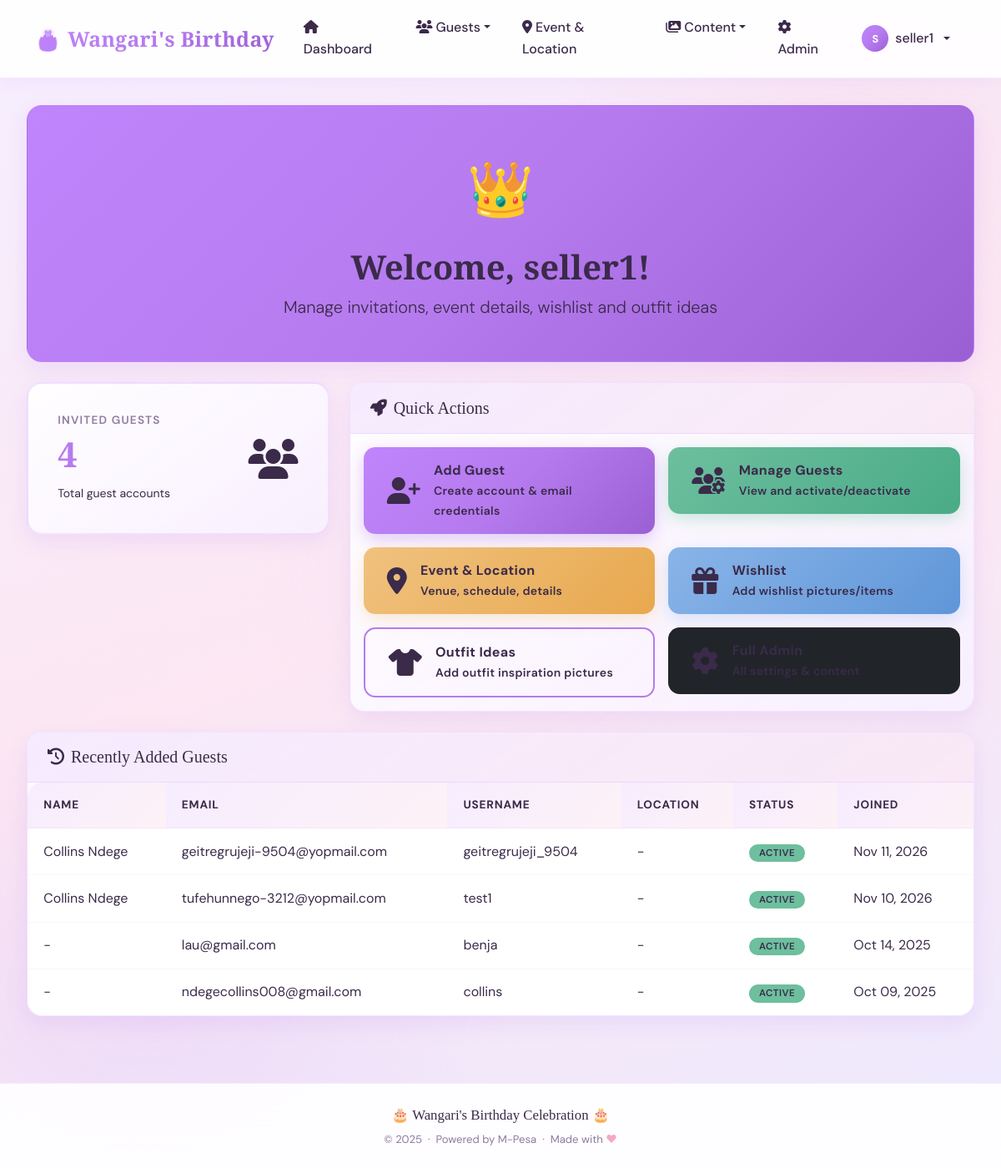
The app's page /accounts/dashboard/ (signed in) with its own data.
### apps/accounts/models.py (models this page shows, shortened)
class User(AbstractUser):
    ROLE_CHOICES = [
        ('SELLER', 'Admin/Organiser'),
        ('BUYER', 'Guest'),
    ]
    phone_number = models.CharField(max_length=15, unique=True, null=True, blank=True)
    role = models.CharField(max_length=10, choices=ROLE_CHOICES, default='BUYER')
    created_by = models.ForeignKey('self', on_delete=models.CASCADE, null=True, blank=True, related_name='created_buyers')
    real_name = models.CharField(max_length=150, blank=True, default='')
    email_verified = models.BooleanField(default=False)
    location = models.CharField(max_length=255, blank=True, default='')
    must_change_password = models.BooleanField(default=False)
    objects = UserManager()
    def is_seller(self):
        return self.role == 'SELLER'

### apps/accounts/views.py (the view, shortened to what this page needs)
# urls.py: path('dashboard/', views.dashboard, name='dashboard'),
@login_required
def dashboard(request):
    user = request.user
    if getattr(user, 'must_change_password', False) and user.is_buyer():
        return redirect('accounts:force_password_change')
    if user.is_seller():
        total_guests = User.objects.filter(role='BUYER').count()
        recent_guests = User.objects.filter(role='BUYER').order_by('-date_joined')[:10]
        return render(request, 'accounts/seller_dashboard.html', {
            'total_guests': total_guests,
            'recent_guests': recent_guests,
        })

### templates/accounts/seller_dashboard.html (shortened to what this page needs)
{% extends 'base.html' %}
{% block content %}
<div class="row mb-4">
  <div class="col-12">
    <div class="card" style="background: var(--grad-primary);">
      <div class="card-body text-center py-5">
        <span style="font-size:4rem;">👑</span>
        <h1 class="display-6 fw-bold mt-3 mb-2" style="color:#fff; font-family:'Playfair Display',serif;">Welcome, {{ user.real_name|default:user.username }}!</h1>
        <p class="lead mb-0" style="color:rgba(255,255,255,0.85);">Manage invitations, event details, wishlist and outfit ideas</p>
      </div>
    </div>
  </div>
</div>
<div class="row g-4 mb-4">
  <div class="col-md-4">
    <div class="card stats-card"><div class="card-body"><div class="d-flex justify-content-between align-items-center">
      <div><h6 class="card-title">Invited Guests</h6><h3>{{ total_guests|default:"0" }}</h3><small style="color:var(--text-muted);">Total guest accounts</small></div>
      <i class="fas fa-users fa-3x" style="color:var(--primary-light);"></i>
    </div></div></div>
  </div>
  <div class="col-md-8">
    <div class="card h-100">
      <div class="card-header"><h5 class="mb-0"><i class="fas fa-rocket me-2" style="color:var(--primary);"></i>Quick Actions</h5></div>
      <div class="card-body">
        <div class="row g-3">
          <div class="col-md-6"><a href="{% url 'accounts:register_buyer' %}" class="btn btn-primary w-100 py-3 text-start"><div class="d-flex align-items-center"><i class="fas fa-user-plus fa-2x me-3"></i><div><div class="fw-bold">Add Guest</div><small style="color:rgba(255,255,255,0.8);">Create account & email credentials</small></div></div></a></div>
          <div class="col-md-6"><a href="{% url 'accounts:manage_buyers' %}" class="btn btn-success w-100 py-3 text-start"><div class="d-flex align-items-center"><i class="fas fa-users-cog fa-2x me-3"></i><div><div class="fw-bold">Manage Guests</div><small style="color:rgba(255,255,255,0.8);">View and activate/deactivate</small></div></div></a></div>
          <div class="col-md-6"><a href="/admin/products/event/" class="btn btn-warning w-100 py-3 text-start"><div class="d-flex align-items-center"><i class="fas fa-map-marker-alt fa-2x me-3"></i><div><div class="fw-bold">Event & Location</div><small style="color:rgba(59,42,74,0.7);">Venue, schedule, details</small></div></div></a></div>
          <div class="col-md-6"><a href="/admin/products/wishlistitem/" class="btn btn-info w-100 py-3 text-start"><div class="d-flex align-items-center"><i class="fas fa-gift fa-2x me-3"></i><div><div class="fw-bold">Wishlist</div><small style="color:rgba(255,255,255,0.8);">Add wishlist pictures/items</small></div></div></a></div>
          <div class="col-md-6"><a href="/admin/products/outfitidea/" class="btn btn-outline-primary w-100 py-3 text-start"><div class="d-flex align-items-center"><i class="fas fa-tshirt fa-2x me-3"></i><div><div class="fw-bold">Outfit Ideas</div><small style="color:var(--text-muted);">Add outfit inspiration pictures</small></div></div></a></div>
          <div class="col-md-6"><a href="/admin/" class="btn btn-dark w-100 py-3 text-start"><div class="d-flex align-items-center"><i class="fas fa-cog fa-2x me-3"></i><div><div class="fw-bold">Full Admin</div><small style="color:rgba(255,255,255,0.8);">All settings & content</small></div></div></a></div>
        </div>
      </div>
    </div>
  </div>
</div>
{% if recent_guests %}
<div class="row">
  <div class="col-12">
    <div class="card">
      <div class="card-header"><h5 class="mb-0"><i class="fas fa-history me-2"></i>Recently Added Guests</h5></div>
      <div class="card-body p-0">
        <div class="table-responsive">
          <table class="table table-hover mb-0">
            <thead><tr><th>Name</th><th>Email</th><th>Username</th><th>Location</th><th>Status</th><th>Joined</th></tr></thead>
            <tbody>
              {% for g in recent_guests %}
              <tr>
                <td>{{ g.real_name|default:"-" }}</td>
                <td>{{ g.email }}</td>
                <td>{{ g.username }}</td>
                <td>{{ g.location|default:"-" }}</td>
                <td>{% if g.is_active %}<span class="badge bg-success">Active</span>{% else %}<span class="badge bg-danger">Inactive</span>{% endif %}</td>
                <td>{{ g.date_joined|date:"M d, Y" }}</td>
              </tr>
              {% endfor %}
            </tbody>
          </table>
        </div>
      </div>
    </div>
  </div>
</div>
{% endif %}
{% endblock %}

### templates/base.html (shortened to what this page needs)
<!DOCTYPE html>
<html lang="en">
<head>
    <link href="https://cdn.jsdelivr.net/npm/bootstrap@5.3.0/dist/css/bootstrap.min.css" rel="stylesheet">
    <link rel="stylesheet" href="https://cdnjs.cloudflare.com/ajax/libs/font-awesome/6.4.0/css/all.min.css">
    {% load static %}
    <link rel="stylesheet" href="{% static 'css/main.css' %}?v=3">
</head>
<body>
    {% include 'navbar.html' %}
    <main class="container-fluid">
        {% block content %}{% endblock %}
    </main>
    {% include 'footer.html' %}
</body>
</html>

### templates/navbar.html (shortened to what this page needs)
{% load static %}
<nav class="navbar navbar-expand-lg sticky-top">
    <div class="container">
        <a class="navbar-brand d-flex align-items-center gap-2" href="{% if user.is_authenticated %}{% url 'accounts:dashboard' %}{% else %}{% url 'accounts:login' %}{% endif %}">
            <span>🎂</span>
            <span>Wangari's Birthday</span>
        </a>
        {% if user.is_authenticated %}
            <div class="collapse navbar-collapse" id="navbarNav">
                <ul class="navbar-nav me-auto">
                    <li class="nav-item"><a class="nav-link" href="{% url 'accounts:dashboard' %}"><i class="fas fa-home me-1"></i>Dashboard</a></li>
                    {% if user.is_seller %}
                        <li class="nav-item dropdown">
                            <a class="nav-link dropdown-toggle" href="#" role="button" data-bs-toggle="dropdown"><i class="fas fa-users me-1"></i>Guests</a>
                        </li>
                        <li class="nav-item"><a class="nav-link" href="/admin/products/event/"><i class="fas fa-map-marker-alt me-1"></i>Event & Location</a></li>
                        <li class="nav-item dropdown">
                            <a class="nav-link dropdown-toggle" href="#" role="button" data-bs-toggle="dropdown"><i class="fas fa-images me-1"></i>Content</a>
                        </li>
                        <li class="nav-item"><a class="nav-link" href="/admin/"><i class="fas fa-cog me-1"></i>Admin</a></li>
                    {% endif %}
                </ul>
                <ul class="navbar-nav">
                    <li class="nav-item dropdown">
                        <a class="nav-link dropdown-toggle d-flex align-items-center gap-2" href="#" role="button" data-bs-toggle="dropdown">
                            <span style="width:32px;height:32px;border-radius:50%;background:var(--grad-primary);display:inline-flex;align-items:center;justify-content:center;color:#fff;font-size:0.8rem;font-weight:700;">{{ user.username|first|upper }}</span>
                            {{ user.real_name|default:user.username }}
                        </a>
                    </li>
                </ul>
            </div>
        {% else %}
            <div class="ms-auto"><a class="btn btn-primary btn-sm" href="{% url 'accounts:login' %}"><i class="fas fa-sign-in-alt me-1"></i>Login</a></div>
        {% endif %}
    </div>
</nav>

### templates/footer.html
<footer class="py-4 mt-5">
    <div class="container text-center">
        <p class="mb-1" style="font-family:'Playfair Display',serif; font-size:1.05rem; color:var(--dark);">
            <span class="sparkle">🎂</span> Wangari's Birthday Celebration <span class="sparkle">🎂</span>
        </p>
        <p class="mb-0" style="font-size:0.82rem; color:var(--text-muted);">
            &copy; 2025 &nbsp;·&nbsp; Powered by M-Pesa &nbsp;·&nbsp; Made with <span style="color:var(--rose);">♥</span>
        </p>
    </div>
</footer>

### records on screen
User: username|first "S", real_name "seller1"
User: real_name "Collins Ndege", email "geitregrujeji-9504@yopmail.com", username "geitregrujeji_9504", location "-", is_active "ACTIVE", date_joined "Nov 11, 2026"
User: real_name "Collins Ndege", email "tufehunnego-3212@yopmail.com", username "test1", location "-", is_active "ACTIVE", date_joined "Nov 10, 2026"
User: real_name "-", email "lau@gmail.com", username "benja", location "-", is_active "ACTIVE", date_joined "Oct 14, 2025"
User: real_name "-", email "ndegecollins008@gmail.com", username "collins", location "-", is_active "ACTIVE", date_joined "Oct 09, 2025"

### other values on screen
{{ total_guests|default:"0" }} "4"
